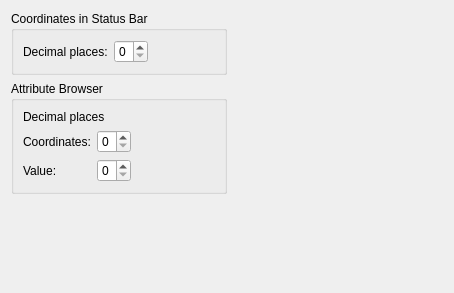
<?xml version="1.0" encoding="UTF-8"?>
<ui version="4.0">
 <class>PreferencePageTextFormat</class>
 <widget class="QWidget" name="PreferencePageTextFormat">
  <property name="geometry">
   <rect>
    <x>0</x>
    <y>0</y>
    <width>454</width>
    <height>293</height>
   </rect>
  </property>
  <property name="windowTitle">
   <string>Form</string>
  </property>
  <layout class="QHBoxLayout" name="horizontalLayout_3">
   <item>
    <layout class="QVBoxLayout" name="verticalLayout_2">
     <item>
      <widget class="QGroupBox" name="statusBarGroupBox">
       <property name="title">
        <string>Coordinates in Status Bar</string>
       </property>
       <layout class="QHBoxLayout" name="horizontalLayout_2">
        <item>
         <widget class="QLabel" name="statusBarLabel">
          <property name="text">
           <string>Decimal places:</string>
          </property>
         </widget>
        </item>
        <item>
         <layout class="QHBoxLayout" name="horizontalLayout">
          <item>
           <widget class="QSpinBox" name="statusBarDecimalSpinBox">
            <property name="maximum">
             <number>9</number>
            </property>
           </widget>
          </item>
          <item>
           <spacer name="horizontalSpacer">
            <property name="orientation">
             <enum>Qt::Horizontal</enum>
            </property>
            <property name="sizeHint" stdset="0">
             <size>
              <width>40</width>
              <height>20</height>
             </size>
            </property>
           </spacer>
          </item>
         </layout>
        </item>
       </layout>
      </widget>
     </item>
     <item>
      <widget class="QGroupBox" name="attributeBrowserGroupBox">
       <property name="title">
        <string>Attribute Browser</string>
       </property>
       <layout class="QVBoxLayout" name="verticalLayout">
        <item>
         <widget class="QLabel" name="attributeBrowserDecimalPlacesLabel">
          <property name="text">
           <string>Decimal places</string>
          </property>
         </widget>
        </item>
        <item>
         <layout class="QGridLayout" name="gridLayout">
          <item row="0" column="0">
           <widget class="QLabel" name="attributeBrowserCoordinatesLabel">
            <property name="text">
             <string>Coordinates:</string>
            </property>
           </widget>
          </item>
          <item row="0" column="1">
           <layout class="QHBoxLayout" name="horizontalLayout_4">
            <item>
             <widget class="QSpinBox" name="attributeBrowserCoordsSpinBox">
              <property name="maximum">
               <number>9</number>
              </property>
             </widget>
            </item>
            <item>
             <spacer name="horizontalSpacer_2">
              <property name="orientation">
               <enum>Qt::Horizontal</enum>
              </property>
              <property name="sizeHint" stdset="0">
               <size>
                <width>40</width>
                <height>20</height>
               </size>
              </property>
             </spacer>
            </item>
           </layout>
          </item>
          <item row="1" column="0">
           <widget class="QLabel" name="attributeBrowserValueLabel">
            <property name="text">
             <string>Value:</string>
            </property>
           </widget>
          </item>
          <item row="1" column="1">
           <layout class="QHBoxLayout" name="horizontalLayout_5">
            <item>
             <widget class="QSpinBox" name="attributeBrowserValueSpinBox">
              <property name="maximum">
               <number>9</number>
              </property>
             </widget>
            </item>
            <item>
             <spacer name="horizontalSpacer_3">
              <property name="orientation">
               <enum>Qt::Horizontal</enum>
              </property>
              <property name="sizeHint" stdset="0">
               <size>
                <width>40</width>
                <height>20</height>
               </size>
              </property>
             </spacer>
            </item>
           </layout>
          </item>
         </layout>
        </item>
       </layout>
      </widget>
     </item>
     <item>
      <spacer name="verticalSpacer">
       <property name="orientation">
        <enum>Qt::Vertical</enum>
       </property>
       <property name="sizeHint" stdset="0">
        <size>
         <width>20</width>
         <height>40</height>
        </size>
       </property>
      </spacer>
     </item>
    </layout>
   </item>
   <item>
    <spacer name="horizontalSpacer_4">
     <property name="orientation">
      <enum>Qt::Horizontal</enum>
     </property>
     <property name="sizeHint" stdset="0">
      <size>
       <width>212</width>
       <height>20</height>
      </size>
     </property>
    </spacer>
   </item>
  </layout>
 </widget>
 <resources/>
 <connections/>
</ui>
